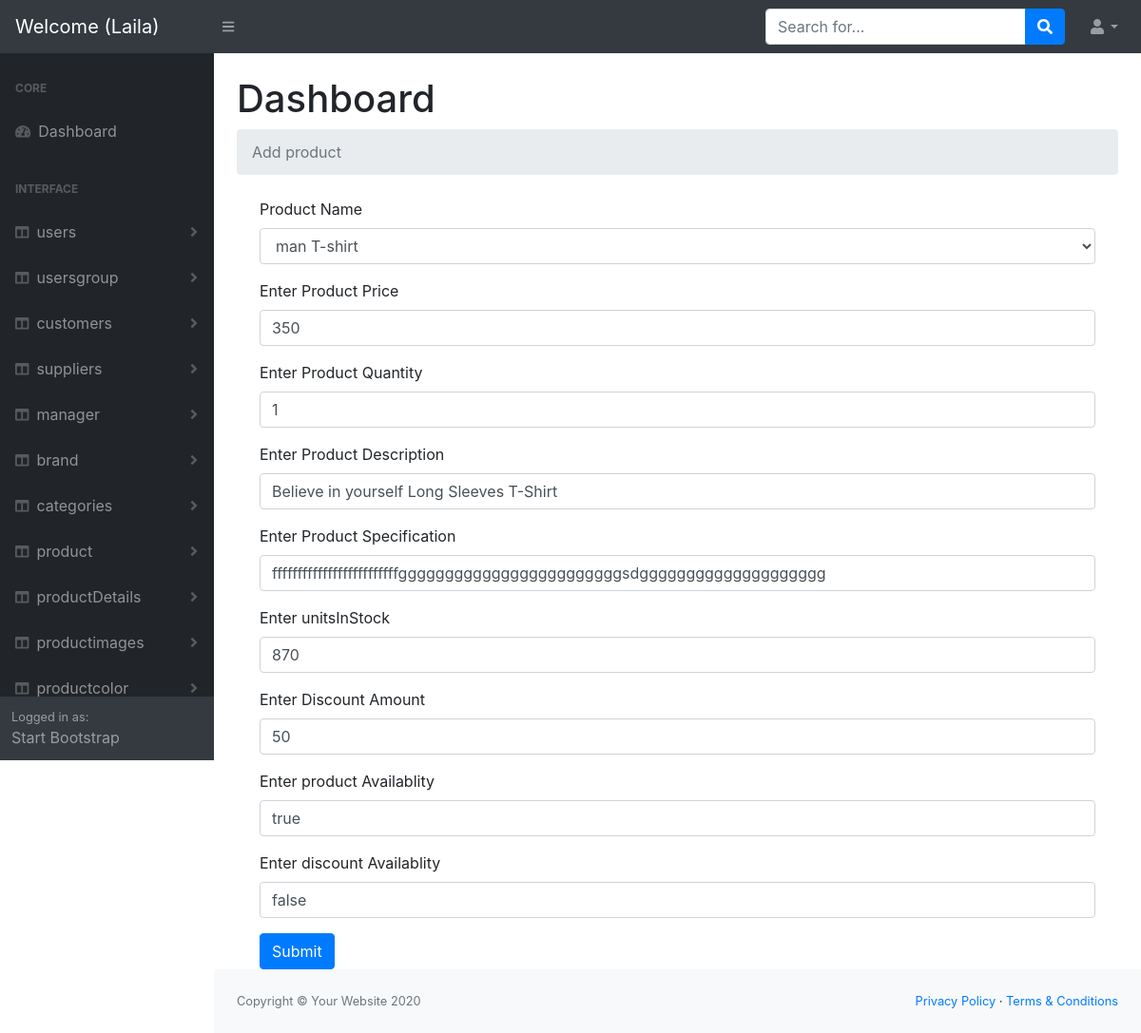
Screenshot of /Dashboard/admin/productDetails/edit.php?id=17 (signed in) with the database file from the repository.
### tables this page shows
CREATE TABLE `productdetails` (
  `id` int(11) NOT NULL,
  `product_Id` int(11) NOT NULL,
  `color_id` int(11) NOT NULL,
  `size_id` int(11) NOT NULL,
  `productPrice` int(11) NOT NULL,
  `productQuntity` int(11) NOT NULL,
  `product_Description` text NOT NULL,
  `product_Specificaton` text NOT NULL,
  `unitsInStock` int(11) NOT NULL,
  `Discount` int(11) NOT NULL,
  `productAvailablity` varchar(50) NOT NULL COMMENT 'yes or no',
  `discountAvailablity` varchar(50) NOT NULL COMMENT 'there is discount yes or no',
  `productMadeDate` datetime NOT NULL DEFAULT current_timestamp()
);

CREATE TABLE `product` (
  `id` int(11) NOT NULL,
  `productname` varchar(250) NOT NULL,
  `product_cat_id` int(11) NOT NULL,
  `product_brand_id` int(11) NOT NULL,
  `product_status` varchar(100) NOT NULL COMMENT 'New ,Old ,used',
  `featured` varchar(50) NOT NULL COMMENT 'to make the product featured (1)True or not (0)false'
);

### Dashboard/admin/helpers/functions.php (called while the page is built, shortened)
<?php
function Sanitize($input,$flag){
    $sanitize_var = $input;
    switch ($flag) {
        case 1:
         $sanitize_var = filter_var($sanitize_var,FILTER_SANITIZE_NUMBER_INT);
            break;
    }
    return $sanitize_var;
}
?>

### Dashboard/admin/productDetails/edit.php (the view, shortened to what this page needs)
<?php
  include '../helpers/functions.php';
include '../helpers/dbconnection.php';
   $id = '';
   if($_SERVER['REQUEST_METHOD'] == "GET"){
      $id  = Sanitize($_GET['id'],1);
    }
   $sql  ="SELECT * FROM `productdetails` WHERE `id`= $id";
   $op   = mysqli_query($conn,$sql);
   $FData = mysqli_fetch_assoc($op);
   $sql1 = "SELECT * FROM product";
   $op1  = mysqli_query($conn,$sql1);
    include '../header.php';
?>
  <body class="sb-nav-fixed">
<?php
    include '../nav.php';
?>
        <div id="layoutSidenav">
<?php
    include '../sidNave.php';
?>
            <div id="layoutSidenav_content">
                <main>
                    <div class="container-fluid">
                        <h1 class="mt-4">Dashboard</h1>
                        <ol class="breadcrumb mb-4">
                        <?php
                            if(isset($_SESSION['errors'])){
                               foreach($_SESSION['errors'] as $key =>  $value){
                                echo '* '.$key.' : '.$value.'<br>';
                               }
                             unset($_SESSION['errors']);
                             }else{
                        ?>
                        <li class="breadcrumb-item active">Add product </li>
                        <?php } ?>
                        </ol>
<div class="container">
 <form  method="post"  action="edit.php?id=<?php echo $FData['id'];?>"  enctype ="multipart/form-data">
                <div class="form-group">
                            <label for="exampleInput"> Product Name</label>
                            <select name="product_Id" class="form-control">
                                 <?php
                                     while($data1 = mysqli_fetch_assoc($op1)){
                                  ?>
                              <option value="<?php echo $data1['id'];?>"    <?php if($data1['id'] == $FData['product_Id'] ){ echo 'selected';}?>    >
                              <?php echo $data1['productname'];?></option>
                                   <?php } ?>
                            </select>
                 </div>
                <div class="form-group">
                     <label for="exampleInputEmail1">Enter Product Price</label>
                     <input type="text" name="productPrice"   value="<?php echo $FData['productPrice']; ?>"class="form-control" id="exampleInputName" aria-describedby=""
                         placeholder="Enter product price ">
                 </div>
                 <div class="form-group">
                     <label for="exampleInputEmail1">Enter Product Quantity</label>
                     <input type="text" name="productQuntity"   value="<?php echo $FData['productQuntity']; ?>"class="form-control" id="exampleInputName" aria-describedby=""
                         placeholder="Enter product Quantity">
                  </div>
                  <div class="form-group">
                     <label for="exampleInputEmail1">Enter Product Description</label>
                     <input type="text" name="product_Description"   value="<?php echo $FData['product_Description']; ?>"class="form-control" id="exampleInputName" aria-describedby=""
                         placeholder="Enter product Description">
                  </div>
                  <div class="form-group">
                     <label for="exampleInputEmail1">Enter Product Specification</label>
                     <input type="text" name="product_Specificaton"  value="<?php echo $FData['product_Specificaton']; ?>" class="form-control" id="exampleInputName" aria-describedby=""
                         placeholder="Enter product Specificaton">
                  </div>
                  <div class="form-group">
                     <label for="exampleInputEmail1">Enter unitsInStock </label>
                     <input type="text" name="unitsInStock" value="<?php echo $FData['unitsInStock']; ?>"  class="form-control" id="exampleInputName" aria-describedby=""
                         placeholder="Enter unitsInStock">
                  </div>
                  <div class="form-group">
                     <label for="exampleInputEmail1">Enter Discount Amount </label>
                     <input type="text" name="Discount" value="<?php echo $FData['Discount']; ?>" class="form-control" id="exampleInputName" aria-describedby=""
                         placeholder="Enter Discount">
                  </div>
                   <div class="form-group">
                     <label for="exampleInputEmail1">Enter product Availablity </label>
                     <input type="text" name="productAvailablity" value="<?php echo $FData['productAvailablity']; ?>" class="form-control" id="exampleInputName" aria-describedby=""
                         placeholder="Enter productAvailablity">
                    </div>
                    <div class="form-group">
                     <label for="exampleInputEmail1">Enter discount Availablity </label>
                     <input type="text" name="discountAvailablity" value="<?php echo $FData['discountAvailablity']; ?>" class="form-control" id="exampleInputName" aria-describedby=""
                         placeholder="Enter discountAvailablity">
                    </div>
                     <button type="submit"  name="submit"class="btn btn-primary">Submit</button>
</form>
</div>
              </div>
              </main>
 <?php
include '../footer.php';
 ?>

### rows the page displays
productdetails: product_Id "man T-shirt", productPrice "350", productQuntity "1", product_Description "Believe in yourself Long Sleeves T-Shirt", product_Specificaton "fffffffffffffffffffffffffggggggggggggggggggggggggsdgggggggggggggggggggg", unitsInStock "870", Discount "50", productAvailablity "true", discountAvailablity "false"

### other values shown
$_SESSION['User']['firstName'] "Laila"
$data "users"
$data "usersgroup"
$data "customers"
$data "suppliers"
$data "manager"
$data "brand"
$data "categories"
$data "product"
$data "productDetails"
$data "productimages"
$data "productcolor"
